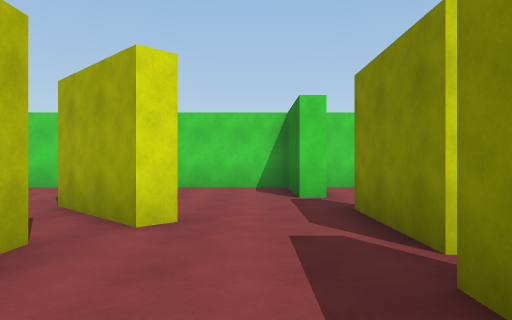
[1] (above)

16 first-person views from a walk through a 3-D level made in the Unity game engine. The camera is 1.4 m above the floor, looks level and sees 70° across. The floor is counted in squares, 2 m on a side. Each view is taken from the middle of a square. On the plan, view 1 faces up. The plan holds only what a view shows up to about 11 squares ahead; the rest is blank. The player character is not drawn.

[2]
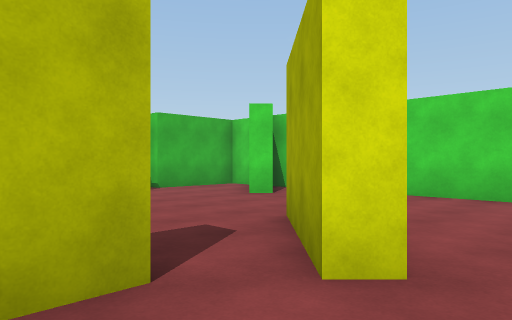

[3]
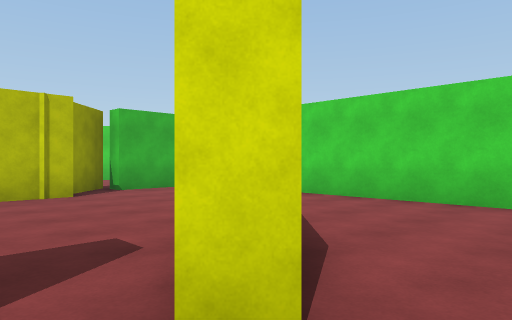

[4]
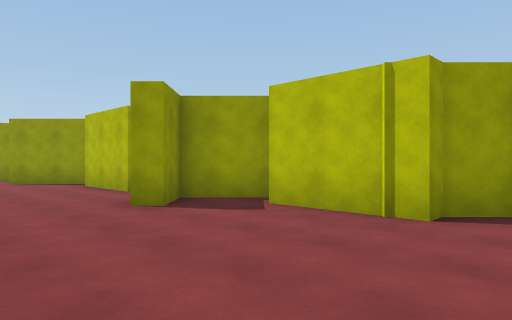

[5]
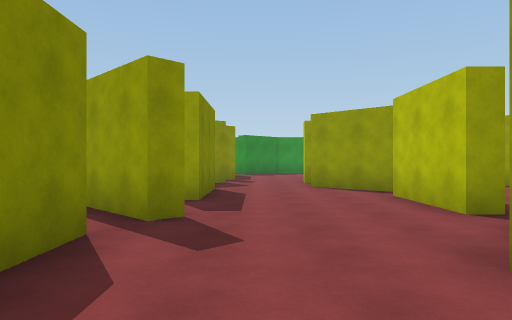

[6]
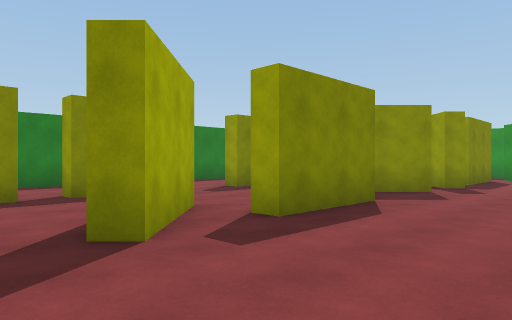

[7]
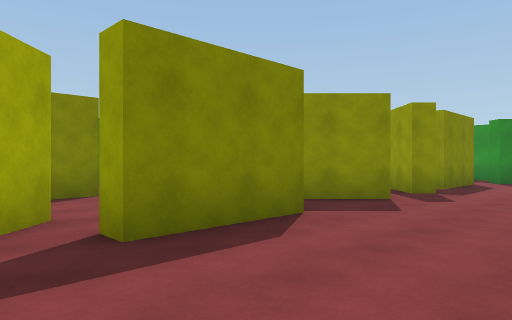

[8]
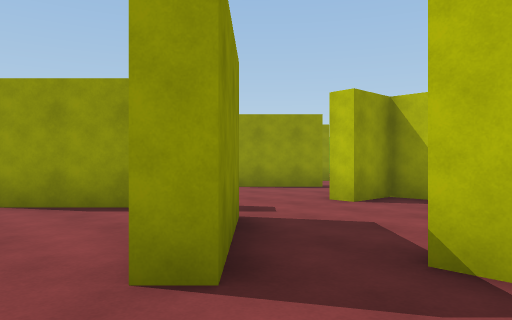

[9]
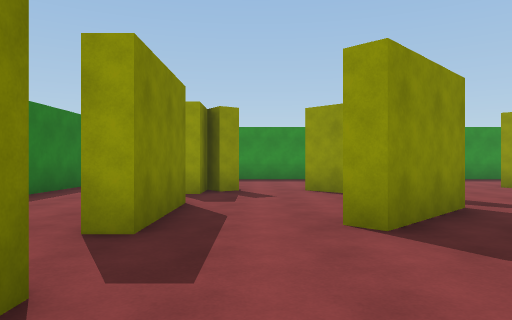

[10]
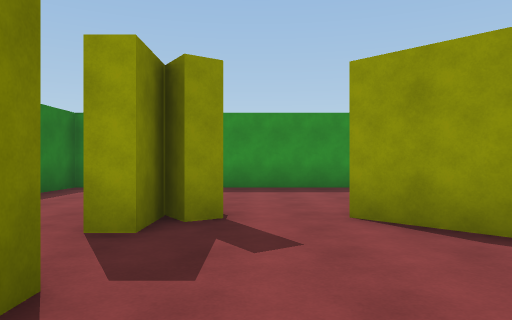

[11]
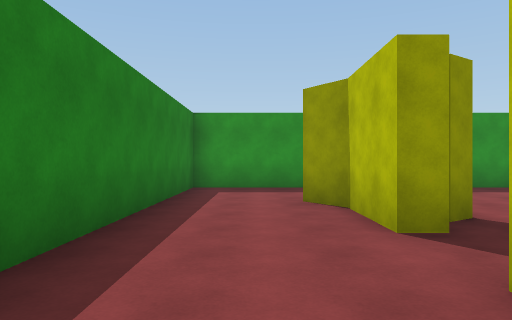

[12]
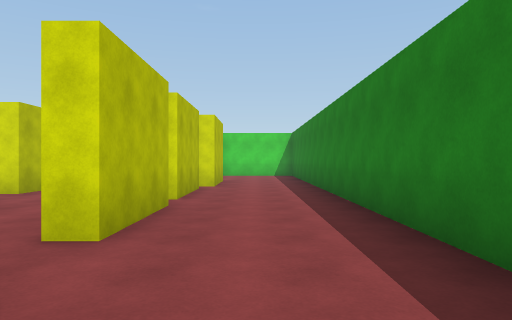

[13]
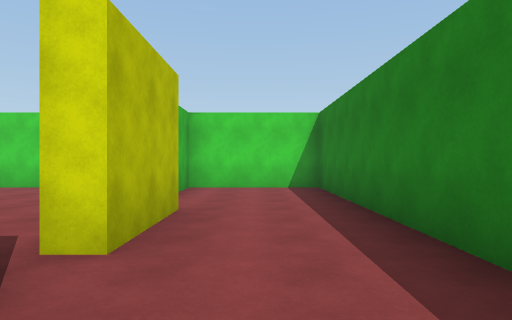

[14]
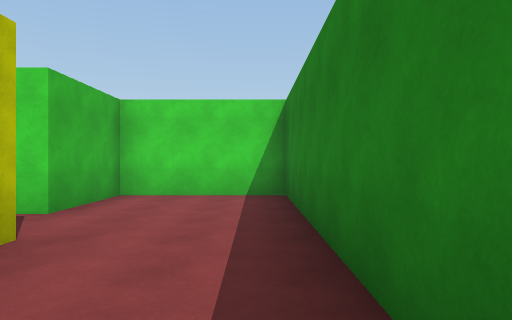

[15]
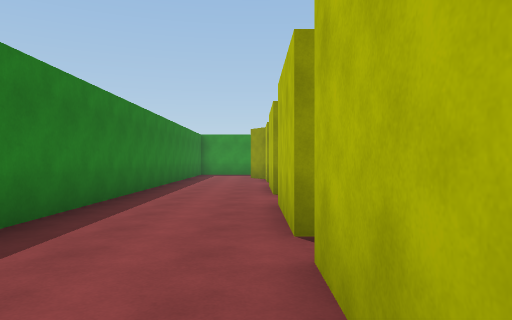

[16]
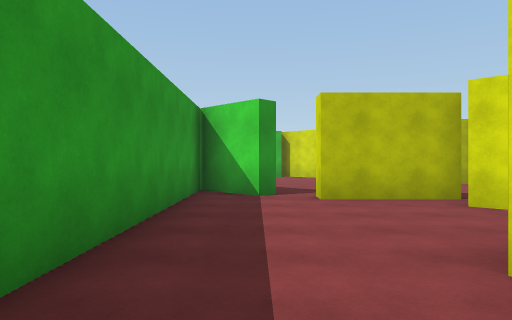

### Floor plan
Points are (right, up) in squares from view 1. A wall is a line through its corners. A room is listed if a view was taken in it or the views show most of it. See-through windows are left out.
Room 1 (views 1, 2, 3, 4, 5, 6, 7)
walls: (-2.4, 0.5) (-2.4, 1.8); (-1.9, 3.1) (-1.9, 0.5); (-2.3, -1.4) (-3.1, -0.5) (-2.8, -0.2) (-1.4, -1.5); (-6.7, -0.7) (-6.7, -3.2); (-0.8, 4.2) (-1.2, 3.8) (-3, 5.6); (-8, 2.4) (-6.8, 1.2) (-5.9, 2.1) (-5.5, 1.6); (1.1, 1.5) (1.1, 2); (1.4, 2.7) (1.4, 5.2); (-5.2, 7.7) (-5.6, 7.4); (-7.1, -4) (-5.4, -5.7); (-9.1, 6.7) (-7.8, 5.5) (-7.4, 5.5) (-7.4, 2.9); (-3, -5) (-3, -2.4) (-2.5, -2.4); (1.3, 6.8) (0.8, 6.8) (0.8, 9.3) (-6.6, 9.3); (-7.5, 9.3) (-8.2, 9.3) (-8.2, 6.8); (-6.7, -6.4) (-6.7, -7.1); (-5.5, -7.2) (-5.5, -7.7); (-3.1, -7.4) (-1.3, -5.6); (-3.3, -9.1) (-2.9, -8.7)
ways out: opening at (-3, -5) to room 2; opening at (-3, -2) to room 2; opening at (0, 0.5) to room 3; opening at (-3, -8) to room 4; opening at (1, 2) to room 4; opening at (1, 6) to room 4; opening at (-5.2, -8.8)
Room 2 (views 8, 10)
walls: (-2.5, -4.4) (-2.5, -5); (-1.3, -5.6) (-0.9, -6); (-1.3, -2.4) (-2.3, -1.4); (1.6, -3.8) (1.1, -3.8) (1.1, -2.6); (1.1, -6.5) (1.1, -5.5) (1.6, -5.5)
ways out: opening at (-3, -5) to room 1; opening at (-3, -2) to room 1; opening at (0, -2) to room 3; opening at (0, -6) to room 4; opening at (1, -4.5) to room 4
Room 3 (view 9)
walls: (1.1, -2.6) (1.1, -1.4) (1.6, -1.4)
ways out: opening at (0, 0.5) to room 1; opening at (0, -2) to room 2; opening at (1, -1) to room 4
Room 4 (views 11, 12, 13, 14, 15, 16)
walls: (1.6, -5.5) (1.6, -7.8); (1.1, -8) (1.1, -6.5); (1.6, -1.4) (1.6, -3.8); (0.3, -10.5) (0.8, -10.1) (1.1, -10.6) (1.1, -9.5) (1.6, -9.5) (1.6, -11.3) (2.2, -12.2); (-2.9, -8.7) (-1.1, -10.5) (-1.5, -10.8); (-2.5, -10.2) (-2.5, -12.8) (-3, -12.8); (1.6, 1.9) (1.6, -0.5); (-3.5, -13.6) (-3.1, -13.9) (-4.5, -15.3) (4.6, -15.3) (4.6, 9.3) (1.3, 9.3) (1.3, 6.8); (1.9, 5.2) (1.9, 2.7) (1.4, 2.7)
ways out: opening at (-3, -8) to room 1; opening at (1, 2) to room 1; opening at (1, 6) to room 1; opening at (0, -6) to room 2; opening at (1, -4.5) to room 2; opening at (1, -1) to room 3; opening at (-4, -13)

Where each view was taken, in squares from view 1:
view 1: 0 up, 0 right, facing up
view 2: 2 up, 0 right, facing up-left
view 3: 3 up, 0 right, facing up-left
view 4: 7 up, 3 left, facing down-left
view 5: 4 up, 4 left, facing down
view 6: 1 up, 6 left, facing down-right
view 7: 1 down, 6 left, facing down-right
view 8: 4 down, 0 right, facing down-left
view 9: 2 down, 0 right, facing down
view 10: 6 down, 0 right, facing down
view 11: 6 down, 3 right, facing down
view 12: 7 down, 3 right, facing up
view 13: 0 up, 3 right, facing up
view 14: 2 up, 4 right, facing up
view 15: 2 up, 2 right, facing down
view 16: 14 down, 4 right, facing left
